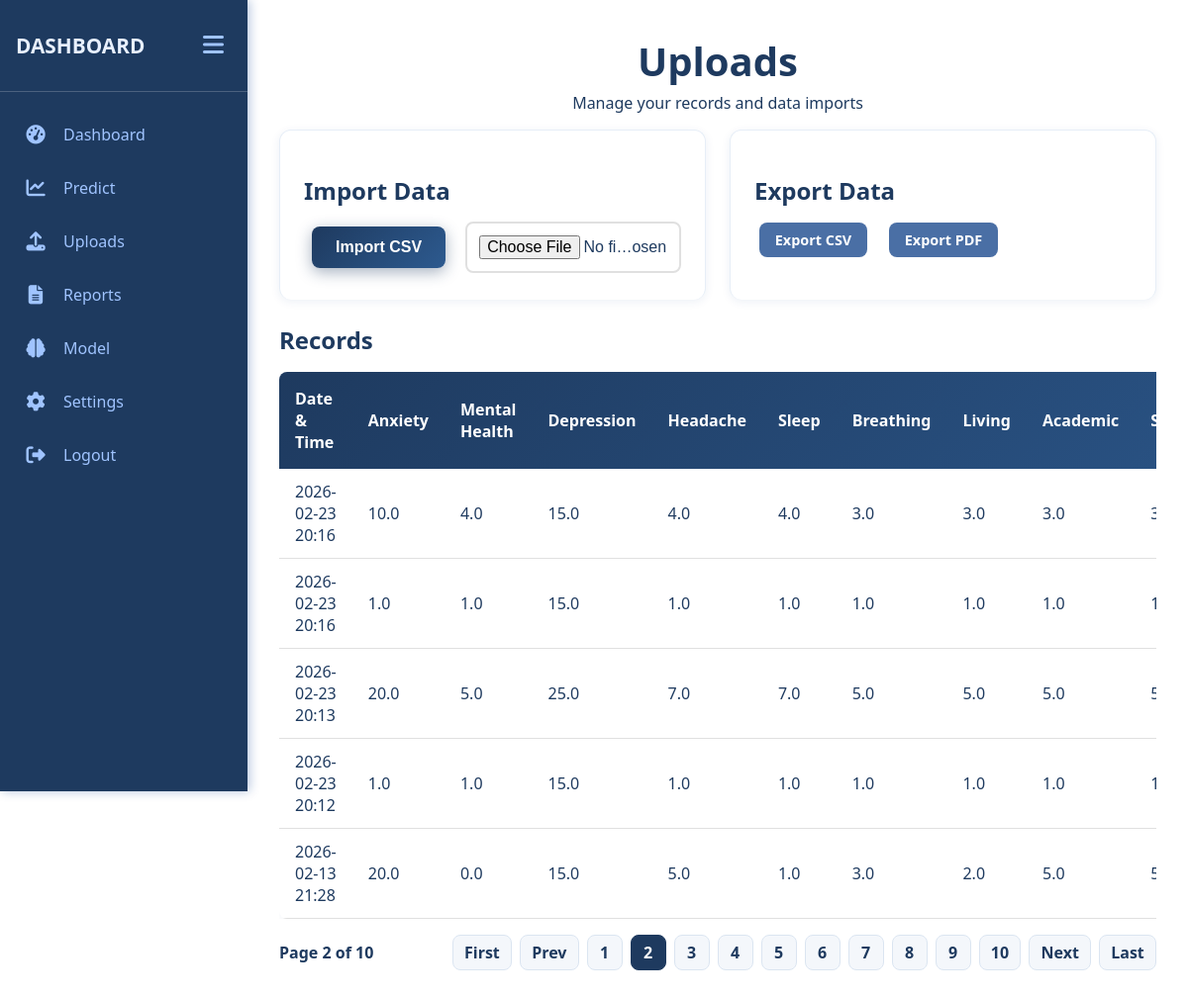
The app's page /uploads?page=2 (signed in) with its own data.
### app.py (models this page shows)
class StressRecord(db.Model):
    id = db.Column(db.Integer, primary_key=True)
    user_id = db.Column(db.Integer, db.ForeignKey('user.id'), nullable=False)
    timestamp = db.Column(db.DateTime, default=datetime.utcnow)
    anxiety_level = db.Column(db.Float)
    mental_health_history = db.Column(db.Float)
    depression = db.Column(db.Float)
    headache = db.Column(db.Float)
    sleep_quality = db.Column(db.Float)
    breathing_problem = db.Column(db.Float)
    living_conditions = db.Column(db.Float)
    academic_performance = db.Column(db.Float)
    study_load = db.Column(db.Float)
    future_career_concerns = db.Column(db.Float)
    extracurricular_activities = db.Column(db.Float)
    stress_level = db.Column(db.Integer)

### app.py (the view)
@app.route('/uploads', methods=['GET'])
@login_required
def uploads():
    user_id = session['user_id']
    page = request.args.get('page', 1, type=int)
    per_page = 5
    pagination = StressRecord.query.filter_by(user_id=user_id)\
        .order_by(StressRecord.timestamp.desc())\
        .paginate(page=page, per_page=per_page, error_out=False)
    message = request.args.get('msg')
    message_type = request.args.get('type', 'info')
    return render_template(
        'uploads.html',
        records=pagination.items,
        pagination=pagination,
        message=message,
        message_type=message_type
    )

### app.py (called while the page is built)
def login_required(f):
    @wraps(f)
    def decorated_function(*args, **kwargs):
        if 'user_id' not in session:
            return redirect(url_for('login_page'))
        return f(*args, **kwargs)
    return decorated_function

@app.context_processor
def inject_user():
    return {'username': session.get('username')}

### templates/uploads.html (shortened to what this page needs)
{% extends "base.html" %}
{% block content %}
    <div class="container">
        <h1 align="center">Uploads</h1>
        <p align="center" class="subtitle">Manage your records and data imports</p>
        <div class="uploads-actions">
            <div class="form-section uploads-card">
                <h3>Import Data</h3>
                <form method="POST" action="{{ url_for('uploads_import') }}" enctype="multipart/form-data">
                    <div class="form-group import-row">
                        <button type="submit" class="btn btn-primary">Import CSV</button>
                        <input class="form-control" type="file" id="data_file" name="data_file" accept=".csv,.xlsx,.xls" required>
                    </div>
                </form>
            </div>
            <div class="form-section uploads-card">
                <h3>Export Data</h3>
                <div class="export-buttons">
                    <a class="btn btn-secondary btn-small" href="{{ url_for('uploads_export_csv') }}">Export CSV</a>
                    <a class="btn btn-secondary btn-small" href="{{ url_for('uploads_export_pdf') }}">Export PDF</a>
                </div>
            </div>
        </div>
        <div class="recent-inputs-section">
            <h3>Records</h3>
            {% if records %}
            <div class="table-responsive">
                <table class="dashboard-table">
                    <thead>
                        <tr>
                            <th>Date & Time</th>
                            <th>Anxiety</th>
                            <th>Mental Health</th>
                            <th>Depression</th>
                            <th>Headache</th>
                            <th>Sleep</th>
                            <th>Breathing</th>
                            <th>Living</th>
                            <th>Academic</th>
                            <th>Study</th>
                        </tr>
                    </thead>
                    <tbody>
                        {% for record in records %}
                        <tr>
                            <td>{{ record.timestamp.strftime('%Y-%m-%d %H:%M') }}</td>
                            <td>{{ record.anxiety_level }}</td>
                            <td>{{ record.mental_health_history }}</td>
                            <td>{{ record.depression }}</td>
                            <td>{{ record.headache }}</td>
                            <td>{{ record.sleep_quality }}</td>
                            <td>{{ record.breathing_problem }}</td>
                            <td>{{ record.living_conditions }}</td>
                            <td>{{ record.academic_performance }}</td>
                            <td>{{ record.study_load }}</td>
                        </tr>
                        {% endfor %}
                    </tbody>
                </table>
            </div>
            {% if pagination and pagination.pages > 1 %}
            <div class="pagination">
                <div class="pagination-info">
                    Page {{ pagination.page }} of {{ pagination.pages }}
                </div>
                <div class="pagination-links">
                    {% if pagination.has_prev %}
                        <a class="page-link" href="{{ url_for('uploads', page=1) }}">First</a>
                        <a class="page-link" href="{{ url_for('uploads', page=pagination.prev_num) }}">Prev</a>
                    {% else %}
                        <span class="page-link disabled">First</span>
                        <span class="page-link disabled">Prev</span>
                    {% endif %}
                    {% for p in range(1, pagination.pages + 1) %}
                        {% if p == pagination.page %}
                            <span class="page-link active">{{ p }}</span>
                        {% else %}
                            <a class="page-link" href="{{ url_for('uploads', page=p) }}">{{ p }}</a>
                        {% endif %}
                    {% endfor %}
                    {% if pagination.has_next %}
                        <a class="page-link" href="{{ url_for('uploads', page=pagination.next_num) }}">Next</a>
                        <a class="page-link" href="{{ url_for('uploads', page=pagination.pages) }}">Last</a>
                    {% else %}
                        <span class="page-link disabled">Next</span>
                        <span class="page-link disabled">Last</span>
                    {% endif %}
                </div>
            </div>
            {% endif %}
            {% else %}
                <div class="alert alert-info">No records available yet.</div>
            {% endif %}
        </div>
    </div>
{% endblock %}

### static/styles.css (style rules this page uses)
* { box-sizing: border-box; }
body { font-family: 'Segoe UI', Tahoma, Geneva, Verdana, sans-serif; background: white; margin: 0; padding: 0; min-height: 100vh; color: #1e3a5f; }
.container { width: 100%; margin: 0; background-color: transparent; padding: 2rem; border-radius: 0; box-shadow: none; }
h1, h2, h3 { color: #1e3a5f; font-family: 'Segoe UI', sans-serif; }
h1 { font-size: 2.5rem; margin-top: 0.1rem; margin-bottom: 0.25rem; color: #1e3a5f; }
h3 { font-size: 1.5rem; margin-top: 1.25rem; margin-bottom: 0.75rem; color: #1e3a5f; }
.subtitle { color: #1e3a5f; font-size: 1rem; margin-bottom: 1rem; margin-top: 0.25rem; }
.form-section { margin-bottom: 2rem; padding-bottom: 2rem; border-bottom: 1px solid #e0e0e0; }
.form-section:last-child { border-bottom: none; }
.form-group { margin-bottom: 1.5rem; }
.form-control { width: 100%; padding: 0.75rem; border: 2px solid #e0e0e0; border-radius: 8px; font-size: 1rem; transition: border-color 0.3s, box-shadow 0.3s; }
.uploads-actions { display: grid; grid-template-columns: repeat(2, minmax(0, 1fr)); gap: 1.5rem; align-items: stretch; }
.uploads-card { background-color: white; border-radius: 12px; padding: 1.5rem; box-shadow: 0 2px 10px rgba(11, 61, 145, 0.08); border: 1px solid #e7eef7; height: 100%; }
.uploads-actions .form-section { margin-bottom: 0; padding-bottom: 0; border-bottom: none; }
.export-buttons { display: flex; gap: 0.75rem; flex-wrap: wrap; }
.import-row { display: flex; align-items: center; gap: 0.75rem; }
.import-row .form-control { flex: 1; }
.btn { padding: 0.75rem 1.5rem; border: none; border-radius: 8px; font-size: 1rem; cursor: pointer; transition: all 0.3s ease; font-weight: 600; text-decoration: none; display: inline-block; margin: 0.5rem; }
.btn-primary { background: linear-gradient(135deg, #1e3a5f 0%, #2d5a8f 100%); color: white; box-shadow: 0 4px 15px rgba(30, 58, 95, 0.4); }
.btn-secondary { background-color: #4a6fa5; color: white; }
.btn-small { padding: 0.5rem 1rem; font-size: 0.9rem; margin: 0.3rem; }
.table-responsive { overflow-x: auto; margin: 1rem 0; }
.recent-inputs-section .table-responsive { max-height: none; overflow-y: visible; }
.history-table, .dashboard-table { width: 100%; border-collapse: collapse; background-color: white; border-radius: 8px; overflow: hidden; box-shadow: 0 2px 10px rgba(11, 61, 145, 0.05); }
.history-table thead, .dashboard-table thead { background: linear-gradient(135deg, #1e3a5f 0%, #2d5a8f 100%); color: white; }
.history-table th, .dashboard-table th { padding: 1rem; text-align: left; font-weight: 600; }
.history-table td, .dashboard-table td { padding: 0.75rem 1rem; border-bottom: 1px solid #e0e0e0; }
.recent-inputs-section { margin: 1.5rem 0; }
.pagination { display: flex; flex-wrap: wrap; align-items: center; justify-content: space-between; gap: 0.75rem; margin-top: 1rem; }
.pagination-info { color: #1e3a5f; font-weight: 600; }
.pagination-links { display: flex; flex-wrap: wrap; gap: 0.5rem; }
.page-link { display: inline-flex; align-items: center; justify-content: center; min-width: 36px; padding: 0.4rem 0.7rem; border-radius: 8px; background-color: #f4f7fb; color: #1e3a5f; text-decoration: none; border: 1px solid #dbe5f1; font-weight: 600; }
.page-link.active { background-color: #1e3a5f; color: white; border-color: #1e3a5f; }

### records on screen
StressRecord: timestamp "2026-02-23 20:16", anxiety_level "10.0", mental_health_history "4.0", depression "15.0", headache "4.0", sleep_quality "4.0", breathing_problem "3.0", living_conditions "3.0", academic_performance "3.0"
StressRecord: timestamp "2026-02-23 20:16", anxiety_level "1.0", mental_health_history "1.0", depression "15.0", headache "1.0", sleep_quality "1.0", breathing_problem "1.0", living_conditions "1.0", academic_performance "1.0"
StressRecord: timestamp "2026-02-23 20:13", anxiety_level "20.0", mental_health_history "5.0", depression "25.0", headache "7.0", sleep_quality "7.0", breathing_problem "5.0", living_conditions "5.0", academic_performance "5.0"
StressRecord: timestamp "2026-02-23 20:12", anxiety_level "1.0", mental_health_history "1.0", depression "15.0", headache "1.0", sleep_quality "1.0", breathing_problem "1.0", living_conditions "1.0", academic_performance "1.0"
StressRecord: timestamp "2026-02-13 21:28", anxiety_level "20.0", mental_health_history "0.0", depression "15.0", headache "5.0", sleep_quality "1.0", breathing_problem "3.0", living_conditions "2.0", academic_performance "5.0"

### other values on screen
{{ pagination.page }} "2"
{{ pagination.pages }} "10"
{{ p }} "1" "3" "4" "5" "6" "7" "8" "9" "10"
{{ p }} "2"
